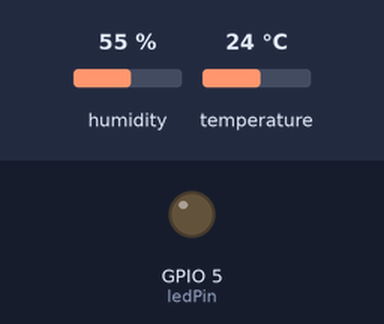
The sketch below on a simulated ESP8266 (NodeMCU). Shown: output pins drawn as LEDs (lit = HIGH). The inputs (shaded band) are chosen by the test bench; at power-on: temperature 24 °C, humidity 55 %. WiFi joins after 1.5 s; servers stay silent unless stated; no MQTT or app messages arrive unless stated; what the sketch prints to the serial monitor is not drawn.

Above: at 2.7 s.
2.8 s: temperature set to 30.3 °C
9.5 s: temperature set to 31.5 °C
At 13.4 s:
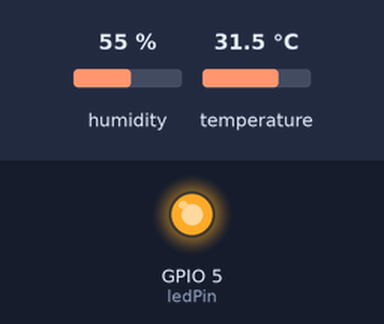
Timing chart, 0 to 14.9 s (numbered marks = the images above; inputs shaded):
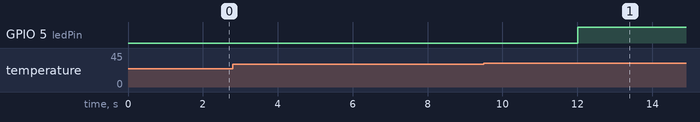

Measured:
- the behaviour switches between 31 and 31.1 °C on temperature (found by bisection; images 0 and 1)
- after the input at 2.8 s, every drawn part: stays the same
- after the input at 9.5 s, GPIO 5 (ledPin): LOW → HIGH after 2.5 s

The sketch:

iot2_25782021_prak2.ino
```cpp
#include <ESP8266WiFi.h>
#include <PubSubClient.h>
#include <ArduinoJson.h>
#include <DHT.h>

// Kredensial Jaringan Wi-Fi
const char* ssid = "iQOO Z10R 5G";
const char* password = "12345678";

// Konfigurasi Broker MQTT Publik
const char* mqttServer = "broker.hivemq.com";
const int mqttPort = 1883;
const char* clientId = "ESP8266_LabIoT_25782021_Full";

// Pembagian Topik Mandiri
const char* topicPublish   = "kampus/labiot/25782021/telemetri";
const char* topicSubscribe = "kampus/labiot/25782021/kendali";
const char* topicAlert = "kampus/labiot/25782021/alert";
const char* topicStatus = "kampus/labiot/25782021/status";

bool isOverheatAlertSent = false;

// Alokasi Pin Perangkat Keras
const byte dhtPin = 2; // Pin D4 (GPIO 2)
const byte ledPin = 5; // Pin D1 (GPIO 5)
#define DHTTYPE DHT22

DHT dht(dhtPin, DHTTYPE);
WiFiClient espClient;
PubSubClient client(espClient);

unsigned long lastTelemetryTime = 0;
const unsigned long telemetryInterval = 4000; // Siklus kirim 4 detik

void callback(char* topic, byte* payload, unsigned int length) {
  char incomingBuffer[length + 1];
  memcpy(incomingBuffer, payload, length);
  incomingBuffer[length] = '\0';

  Serial.println("----------------------------------------");
  Serial.printf("[KONTROL DITERIMA] Topik: %s | Payload: %s\n", topic, incomingBuffer);

  StaticJsonDocument<256> doc;
  DeserializationError err = deserializeJson(doc, incomingBuffer);
  if (err) {
    Serial.println("Gagal membedah payload JSON!");
    return;
  }

  if (doc.containsKey("led")) {
    int val = doc["led"];
    digitalWrite(ledPin, val == 1 ? HIGH : LOW);
    Serial.printf("--> [INDIKATOR] Status LED diubah: %s\n", val == 1 ? "MENYALA" : "PADAM");
  }
  Serial.println("----------------------------------------");
}

void reconnect() {
  while (!client.connected()) {
    Serial.print("Menghubungkan kembali ke Broker...");

    // 1. Siapkan isi Pesan Wasiat (LWT) jika perangkat terputus mendadak
    const char* lwtPayload = "{\"status\":\"OFFLINE\",\"keterangan\":\"Perangkat Terputus Tak Terduga\"}";
    int lwtQoS = 1;
    bool lwtRetain = true;

    // 2. Hubungkan ke Broker MQTT dengan parameter LWT:
    // client.connect(id, willTopic, willQoS, willRetain, willMessage)
    if (client.connect(clientId, topicStatus, lwtQoS, lwtRetain, lwtPayload)) {
      Serial.println(" Sukses Terhubung!");

      // 3. Kirim status ONLINE sesaat setelah berhasil terhubung
      const char* onlinePayload = "{\"status\":\"ONLINE\",\"keterangan\":\"Perangkat Beroperasi Normal\"}";
      client.publish(topicStatus, onlinePayload, true); // true = retain flag

      // 4. Subskripsi ke topik kendali
      client.subscribe(topicSubscribe);
      Serial.printf("Subskripsi Topik: %s\n", topicSubscribe);
    } else {
      Serial.printf("Gagal (rc=%d). Coba lagi dalam 4 detik...\n", client.state());
      delay(4000);
    }
  }
}

void setup() {
  Serial.begin(115200);
  pinMode(ledPin, OUTPUT);
  digitalWrite(ledPin, LOW);

  dht.begin();

  WiFi.mode(WIFI_STA);
  WiFi.begin(ssid, password);
  Serial.print("Menghubungkan Wi-Fi");
  while (WiFi.status() != WL_CONNECTED) {
    delay(500);
    Serial.print(".");
  }
  Serial.println("\nWi-Fi Terkoneksi!");
  Serial.print("IP Address: ");
  Serial.println(WiFi.localIP());

  client.setServer(mqttServer, mqttPort);
  client.setCallback(callback);
}

void loop() {
  if (!client.connected()) {
    reconnect();
  }
  client.loop(); // Memelihara sesi TCP dan memproses callback masuk

  unsigned long now = millis();
  if (now - lastTelemetryTime >= telemetryInterval) {
    lastTelemetryTime = now;

    float t = dht.readTemperature();
    float h = dht.readHumidity();

    if (!isnan(t) && !isnan(h)) {

      if (t > 31.0) {
        // Nyalakan LED indikator bahaya secara otomatis
        digitalWrite(ledPin, HIGH);

        // Hanya kirim alert ke MQTT jika alert belum pernah terkirim sebelumnya
        if (!isOverheatAlertSent) {
          StaticJsonDocument<128> docAlert;
          docAlert["status"] = "BAHAYA";
          docAlert["parameter"] = "OVERHEAT";
          docAlert["nilai_suhu"] = serialized(String(t, 1)); // Mengirim nilai suhu misal 31.8

          char alertBuffer[128];
          serializeJson(docAlert, alertBuffer);

          client.publish(topicAlert, alertBuffer);
          Serial.printf("[ALERT TERKIRIM] %s\n", alertBuffer);

          // Pasang Latch agar tidak terkirim berulang kali
          isOverheatAlertSent = true;
        }
      } else {
        // Jika suhu kembali aman (<= 31.0°C), reset latch agar siap untuk peringatan berikutnya
        isOverheatAlertSent = false;
      }

      StaticJsonDocument<256> docOut;
      docOut["node_id"] = clientId;
      docOut["suhu"] = serialized(String(t, 2));
      docOut["kelembapan"] = serialized(String(h, 2));
      docOut["status_led"] = digitalRead(ledPin);

      if (t <= 31.0) {
        docOut["kondisi_suhu"] = "NORMAL";
      } else {
        docOut["kondisi_suhu"] = "PANAS";
      }

      char buffer[256];
      serializeJson(docOut, buffer);

      bool success = client.publish(topicPublish, buffer);
      if (success) {
        Serial.printf("[TELEMETRI TERKIRIM] %s\n", buffer);
      } else {
        Serial.println("[ERROR] Gagal memublikasikan telemetri!");
      }
    }
  }
}
```
